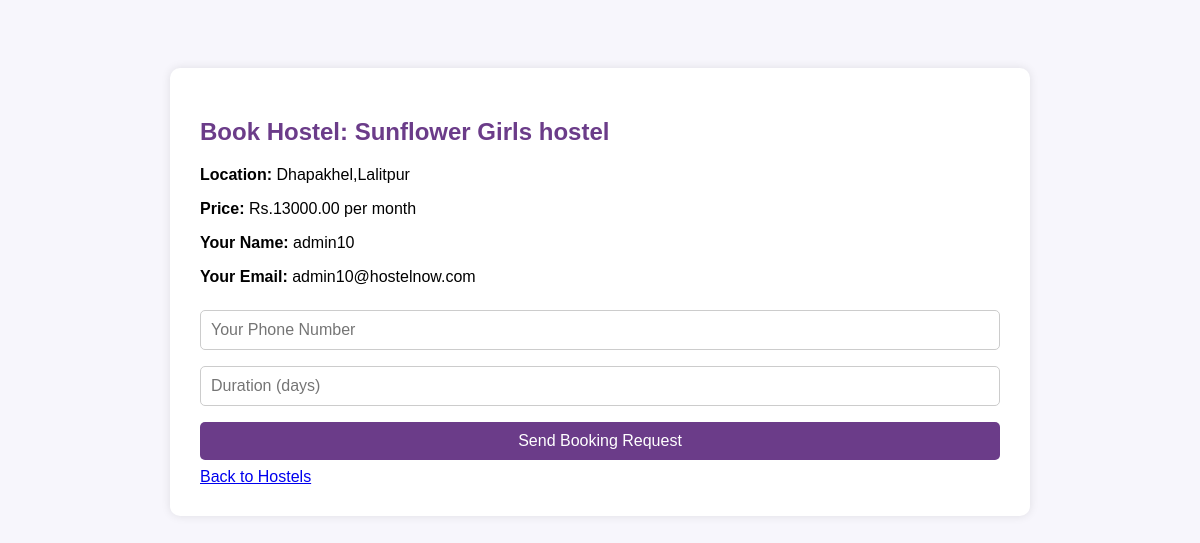
The app's page /book.php?hostel_id=1 (signed in) with its own data.
### tables this page shows
CREATE TABLE `hostels` (
  `id` int(11) NOT NULL,
  `name` varchar(255) NOT NULL,
  `location` varchar(255) NOT NULL,
  `price` decimal(10,2) NOT NULL,
  `description` text NOT NULL,
  `rating` float DEFAULT 0,
  `created_at` timestamp NOT NULL DEFAULT current_timestamp(),
  `image_url` varchar(255) DEFAULT NULL,
  `capacity` int(11) NOT NULL DEFAULT 10,
  `admin_id` int(11) DEFAULT NULL
);

CREATE TABLE `users` (
  `id` int(11) NOT NULL,
  `name` varchar(100) NOT NULL,
  `email` varchar(100) NOT NULL,
  `password` varchar(255) NOT NULL,
  `created_at` timestamp NOT NULL DEFAULT current_timestamp(),
  `role` varchar(20) DEFAULT 'user'
);

### book.php (the view, shortened to what this page needs)
<?php
require_once 'config.php';
if (!isset($_GET['hostel_id']) || !is_numeric($_GET['hostel_id'])) {
    $error_message = "Invalid hostel ID. Sorry, the hostel you're looking for is not available.";
} else {
    $hostel_id = intval($_GET['hostel_id']);
    $stmt = $conn->prepare("SELECT * FROM hostels WHERE id = ?");
    $stmt->bind_param("i", $hostel_id);
    $stmt->execute();
    $result = $stmt->get_result();
    if ($result->num_rows === 0) {
        $error_message = "Invalid hostel ID. Sorry, the hostel you're looking for is not available.";
    } else {
        $hostel = $result->fetch_assoc();
        if (!isset($_SESSION["user_id"])) {
            $error_message = "You must be logged in to book a hostel.";
        } else {
            $user_stmt = $conn->prepare("SELECT name, email FROM users WHERE id = ?");
            $user_stmt->bind_param("i", $_SESSION["user_id"]);
            $user_stmt->execute();
            $user = $user_stmt->get_result()->fetch_assoc();
            $student_name = $user['name'];
            $student_email = $user['email'];
        }
    }
}
?>
<!DOCTYPE html>
<html>
<head>
</head>
<body>
    <div class="container">
        <?php if (!empty($error_message)): ?>
            <div class="message error"><?= htmlspecialchars($error_message) ?></div>
            <a href="hostels.php" class="back-link">&larr; Back to Hostels</a>
        <?php elseif (!empty($info_message)): ?>
            <div class="message info"><?= htmlspecialchars($info_message) ?></div>
            <a href="hostels.php" class="back-link">&larr; Back to Hostels</a>
        <?php else: ?>
            <h2>Book Hostel: <?= htmlspecialchars($hostel['name']) ?></h2>
            <p><strong>Location:</strong> <?= htmlspecialchars($hostel['location']) ?></p>
            <p><strong>Price:</strong> Rs.<?= $hostel['price'] ?> per month</p>
            <p><strong>Your Name:</strong> <?= htmlspecialchars($student_name) ?></p>
            <p><strong>Your Email:</strong> <?= htmlspecialchars($student_email) ?></p>
            <form method="POST">
                <input type="text" name="student_phone" placeholder="Your Phone Number" required>
                <input type="number" name="duration" placeholder="Duration (days)">
                <button type="submit">Send Booking Request</button>
            </form>
            <a href="hostels.php">Back to Hostels</a>
        <?php endif; ?>
    </div>
</body>
</html>

### book.php (style rules this page uses)
body { font-family: Arial, sans-serif; background: #f7f6fc; padding: 20px; }
.container { max-width: 800px; margin: 40px auto; background: white; padding: 30px; border-radius: 10px; box-shadow: 0 0 10px rgba(0,0,0,0.1); }
h2 { color: #6b3c89; }
input, textarea, button { width: 100%; margin: 8px 0; padding: 10px; font-size: 16px; border-radius: 5px; border: 1px solid #ccc; box-sizing: border-box; }
button { background: #6b3c89; color: white; border: none; cursor: pointer; transition: background-color 0.3s ease; }

### records on screen
hostels: name "Sunflower Girls hostel", location "Dhapakhel,Lalitpur", price "13000.00"
users: name "admin10", email "admin10@hostelnow.com"
